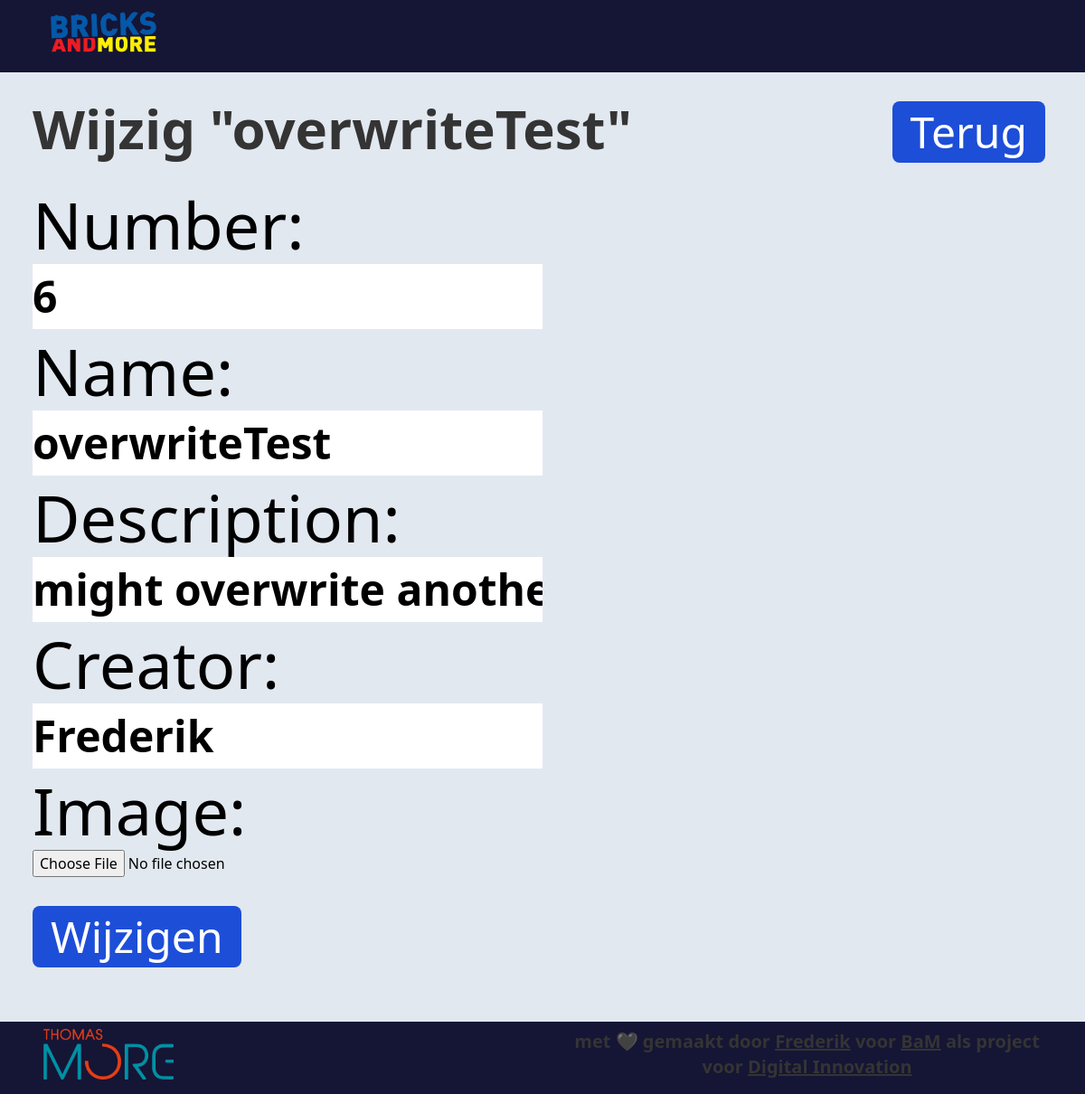
Page /voting/edit/4/ on the earlier database version.
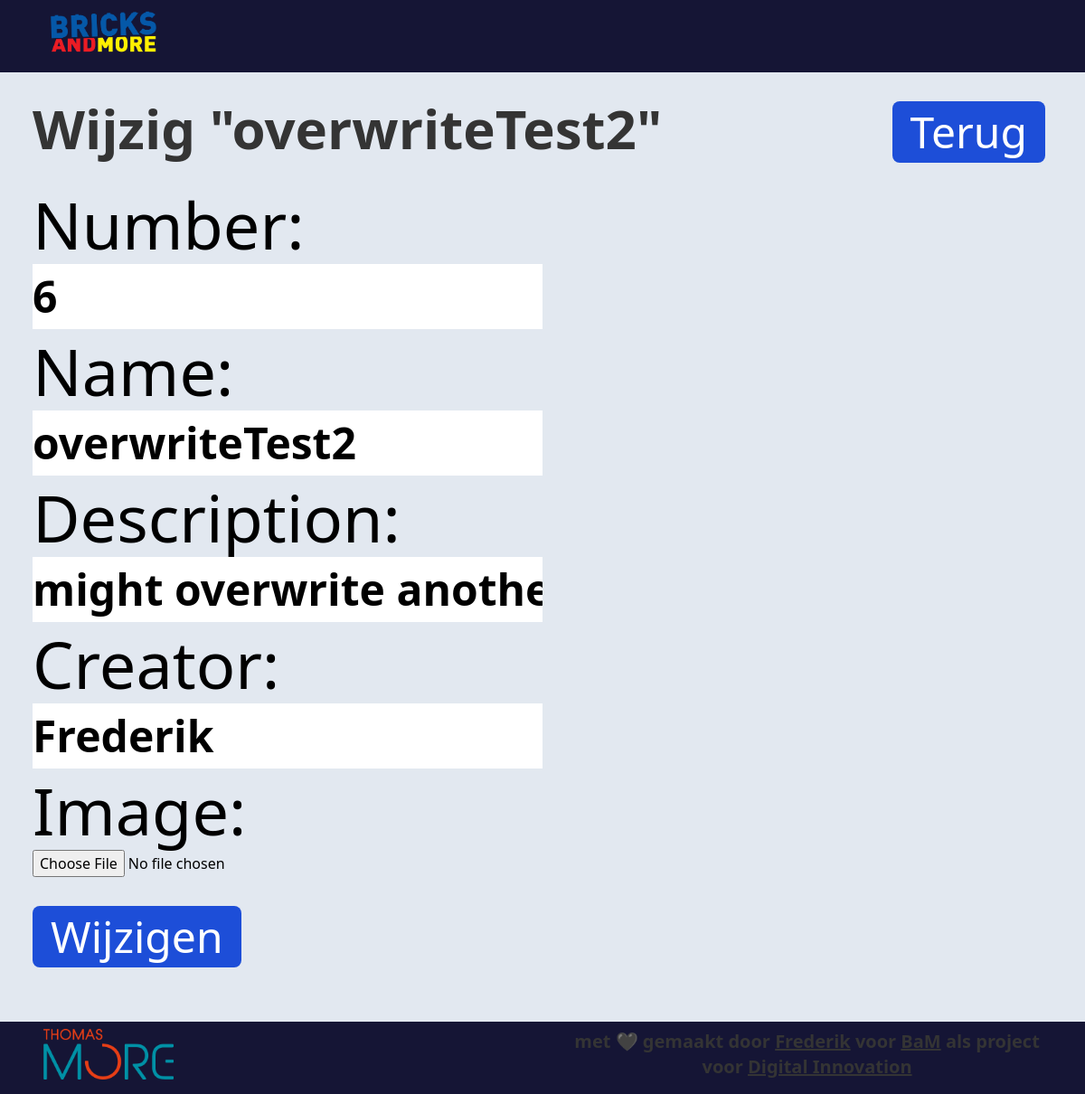
Same page on the later database version.
### voting/models.py (models this page shows, shortened)
class Creation(models.Model):
    name = models.CharField(max_length=200)
    description = models.CharField(max_length=200)
    creator = models.CharField(max_length=200)
    image = models.ImageField(
        upload_to='creations/', null=True, blank=True)
    number = models.IntegerField(unique=True)

### voting/views.py (the view)
# urls.py: path('edit/<int:pk>/', views.CreationUpdateView.as_view(), name='edit'),
class CreationUpdateView(UpdateView):
    model = Creation
    form_class = CreationForm
    template_name = 'voting/edit.html'
    success_url = reverse_lazy('voting:allcreations')

### voting/forms.py
class CreationForm(ModelForm):
    class Meta:
        model = Creation
        fields = ['number', 'name', 'description', 'creator', 'image']
        widgets = {
            'number': forms.TextInput(attrs={'class': 'form-control', 'style': 'width: 50%; margin: 0 auto; margin-bottom: 10px; font-size: 3rem; font-weight: bold; color: #000; background-color: #fff;'}),
            'name': forms.TextInput(attrs={'class': 'form-control', 'required': 'required', 'style': 'width: 50%; margin: 0 auto; margin-bottom: 10px; font-size: 3rem; font-weight: bold; color: #000; background-color: #fff;'}),
            'description': forms.TextInput(attrs={'class': 'form-control', 'required': 'required', 'style': 'width: 50%; margin: 0 auto; margin-bottom: 10px; font-size: 3rem; font-weight: bold; color: #000; background-color: #fff;'}),
            'creator': forms.TextInput(attrs={'class': 'form-control', 'required': 'required', 'style': 'width: 50%; margin: 0 auto; margin-bottom: 10px; font-size: 3rem; font-weight: bold; color: #000; background-color: #fff;'}),
            'image': forms.FileInput(attrs={'accept': 'image/*', 'capture': 'camera'})
        }

### voting/templates/voting/edit.html (shortened to what this page needs)
{% extends 'voting/header.html' %}
{% block content %}
<div class="mx-9">
    <div class="flex justify-between">
        <div>
            <h2 class="text-6xl text-bamDarkText font-bold my-8">Wijzig "{{creation.name}}"</h2>
        </div>
        <div class="items-center flex">
            <a href="{% url 'voting:allcreations' %}" class="text-white bg-blue-700 font-medium rounded-lg text-5xl px-5 py-2.5 mr-2 my-8">Terug</a>
        </div>
    </div>
    <form method="POST" method="post" accept-charset="utf-8" enctype="multipart/form-data">
        <div>
            {% for field in form.visible_fields %}
                <div class="block mb-2 text-7xl font-medium">
                    {{ field.label_tag }}
                </div>
                <div>
                    {{ field }}
                </div>
            {% endfor %}
        </div>
        <button type="submit" class="text-white bg-blue-700 font-medium rounded-lg text-5xl px-5 py-2.5 mr-2 my-8">Wijzigen</button>
    </form>
</div>
{% endblock %}

Differences in the rows shown:
changed Creation "might overwrite another image": name "overwriteTest" → "overwriteTest2"
